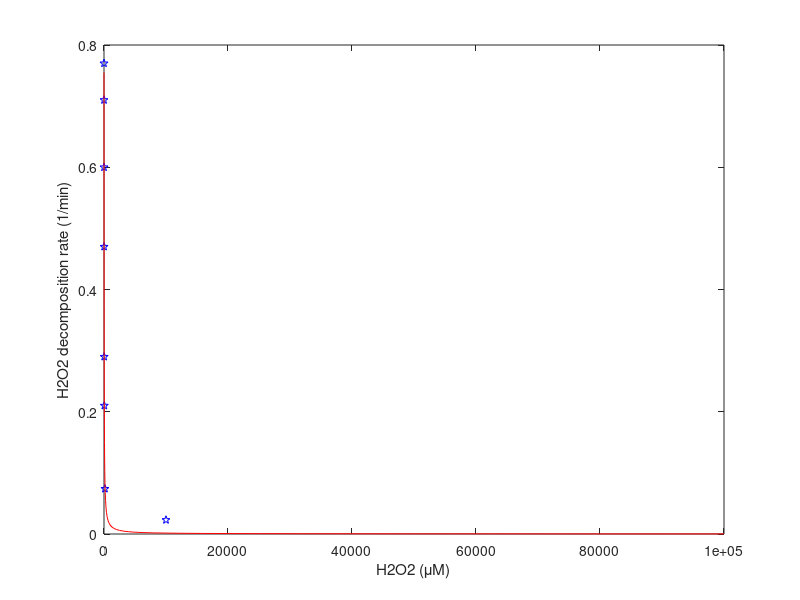

The MATLAB script that drew this image: (Note: this script raises an error after producing the figure.)
clear all;
clc;

% Experiment: Change of H2O2 decomposition rate at various H2O2
% SeaverImlay2001JB
% concentration in vitro (AhpCF dissociate and not functioning)
h2o2_seaver2001 = [0.5,  1.5,   3,     15,    30,     50,    150,    10000]; % uM
h2o2_deg_rate_seaver2001 = [-0.77,-0.71, -0.60, -0.47, -0.29,  -0.21, -0.074, -0.023]*(-1); % 1/min

hill_fit = @(b,x)  b(1)./(1+x/b(2));
b0 = [1,30]; % Initial Parameter Estimates
B = lsqcurvefit(hill_fit, b0, h2o2_seaver2001, h2o2_deg_rate_seaver2001);
h2o2_fr = 10.^[-1:0.1:5];   % Plot Finer Resolution

Ki_katG_h2o2 = B(2); % uM

figure();
plot(h2o2_seaver2001, h2o2_deg_rate_seaver2001, 'bp');
hold on;
plot(h2o2_fr, hill_fit(B,h2o2_fr), '-r');
hold off;
xlabel('H2O2 (\muM)');
ylabel('H2O2 decomposition rate (1/min)');
legend('Data', 'Hill Equation Fit', 'Location','NE');
set(gca,'XScale','log');
